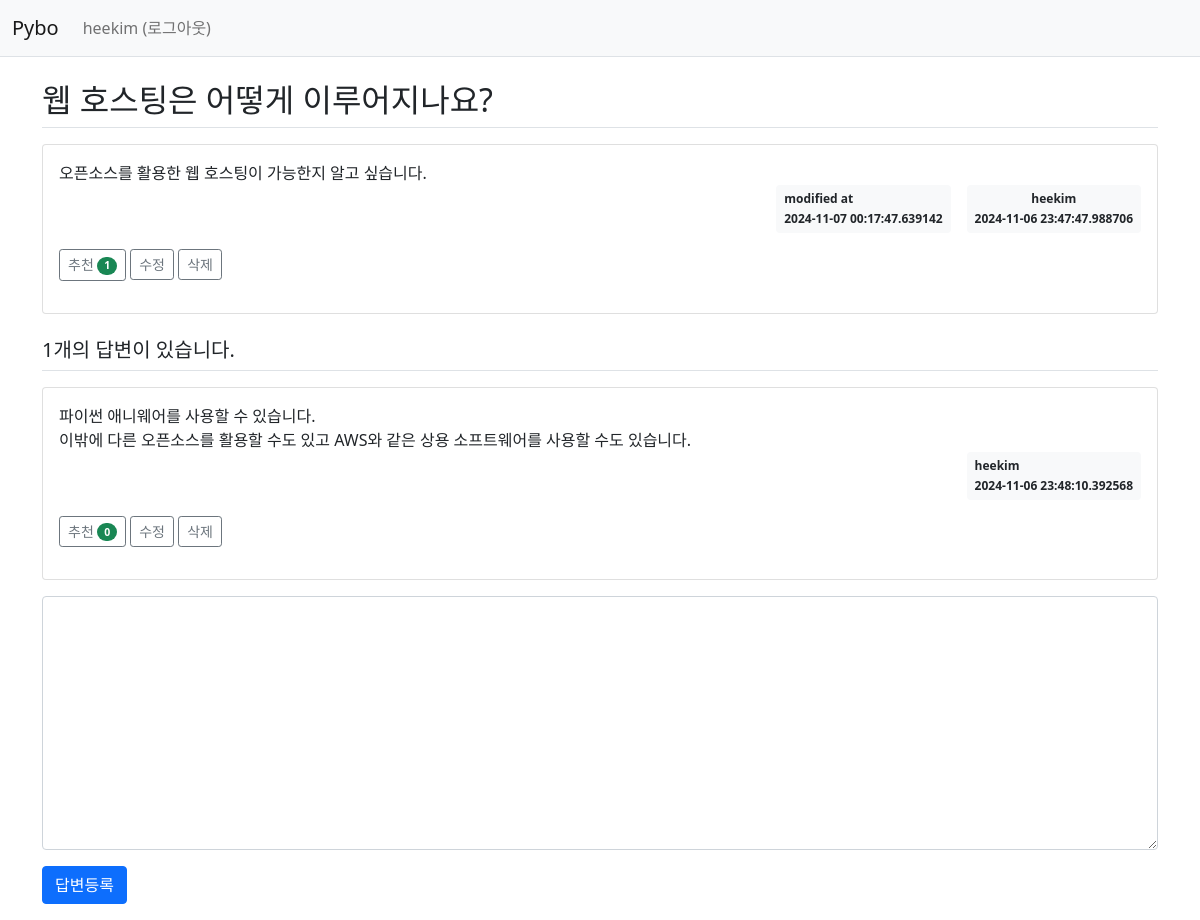
The app's page /question/detail/3/ (signed in) with its own data.
### pybo/models.py (models this page shows)
class User(db.Model):
    id = db.Column(db.Integer, primary_key=True)
    username = db.Column(db.String(150), unique=True, nullable=False)
    password = db.Column(db.String(200), nullable=False)
    email = db.Column(db.String(120), unique=True, nullable=False)

class Question(db.Model):
    id = db.Column(db.Integer, primary_key=True)
    subject = db.Column(db.String(200), nullable=False)
    content = db.Column(db.Text(), nullable=False)
    create_date = db.Column(db.DateTime(), nullable=False)
    user_id = db.Column(db.Integer, db.ForeignKey('user.id', ondelete='CASCADE'), nullable=False)
    user = db.relationship('User', backref=db.backref('question_set'))
    modify_date = db.Column(db.DateTime(), nullable=True)
    voter = db.relationship('User', secondary=question_voter, backref=db.backref('question_voter_set'))

class Answer(db.Model):
    id = db.Column(db.Integer, primary_key=True)
    question_id = db.Column(db.Integer, db.ForeignKey('question.id', ondelete='CASCADE'))
    question = db.relationship('Question', backref=db.backref('answer_set'))
    content = db.Column(db.Text(), nullable=False)
    create_date = db.Column(db.DateTime(), nullable=False)
    user_id = db.Column(db.Integer, db.ForeignKey('user.id', ondelete='CASCADE'), nullable=False)
    user = db.relationship('User', backref=db.backref('answer_set'))
    modify_date = db.Column(db.DateTime(), nullable=True)
    voter = db.relationship('User', secondary=answer_voter, backref=db.backref('answer_voter_set'))

### pybo/views/question_views.py (the view)
@bp.route('/detail/<int:question_id>/')
def detail(question_id):
    form = AnswerForm()
    question = Question.query.get_or_404(question_id)
    return render_template('question/question_detail.html', question=question, form=form)

### pybo/forms.py
class AnswerForm(FlaskForm):
    content = TextAreaField('내용', validators=[DataRequired('내용은 필수입력 항목입니다.')])

### pybo/views/auth_views.py (called while the page is built)
@bp.before_app_request
def load_logged_in_user():
    user_id = session.get('user_id')
    if user_id is None:
        g.user = None
    else:
        g.user = User.query.get(user_id)

### pybo/templates/question/question_detail.html (shortened to what this page needs)
{% extends 'base.html' %}
{% block content %}
<div class="container my-3">
    <h2 class="border-bottom py-2">{{ question.subject }}</h2>
    <div class="card my-3">
        <div class="card-body">
            <div class="card-text" style="white-space: pre-line;">{{ question.content }}</div>
            <div class="d-flex justify-content-end">
                    {% if question.modify_date %}
            <div class="badge bg-light text-dark p-2 text-start mx-3">
                <div class="mb-2">modified at</div>
                <div>{{ question.modify_date }}</div>
            </div>
            {% endif %}
                <div class="badge bg-light text-dark p-2">
                     <div class="mb-2">{{ question.user.username }}</div>
                     <div>{{ question.create_date}}</div>
                </div>
            </div>
            <div class="my-3">
                            <a href="javascript:void(0)" data-uri="{{ url_for('question.vote', question_id=question.id) }}"
               class="recommend btn btn-sm btn-outline-secondary"> 추천
                <span class="badge rounded-pill bg-success">{{ question.voter|length }}</span>
            </a>
            {% if g.user == question.user %}
            <a href="{{ url_for('question.modify', question_id=question.id) }}"
               class="btn btn-sm btn-outline-secondary">수정</a>
                <a href="javascript:void(0)" class="delete btn btn-sm btn-outline-secondary"
               data-uri="{{ url_for('question.delete', question_id=question.id) }}">삭제</a>
            {% endif %}
        </div>
        </div>
    </div>
    <h5 class="border-bottom my-3 py-2">{{ question.answer_set|length }}개의 답변이 있습니다.</h5>
    {% for answer in question.answer_set %}
    <div class="card my-3">
        <div class="card-body">
            <div class="card-text" style="white-space: pre-line;">{{ answer.content }}</div>
            <div class="d-flex justify-content-end">
                   <div class="badge bg-light text-dark p-2 text-start">
                <div class="mb-2">{{ answer.user.username }}</div>
                <div>{{ answer.create_date }}</div>
            </div>
        </div>
        <div class="my-3">
            <a href="javascript:void(0)" data-uri="{{ url_for('answer.vote', answer_id=answer.id) }}"
               class="recommend btn btn-sm btn-outline-secondary"> 추천
                <span class="badge rounded-pill bg-success">{{ answer.voter|length }}</span>
            </a>
            {% if g.user == answer.user %}
            <a href="{{ url_for('answer.modify', answer_id=answer.id) }}"
               class="btn btn-sm btn-outline-secondary">수정</a>
            <a href="#" class="delete btn btn-sm btn-outline-secondary "
               data-uri="{{ url_for('answer.delete', answer_id=answer.id) }}">삭제</a>
            {% endif %}
        </div>
        </div>
    </div>
    {% endfor %}
    <form action="{{ url_for('answer.create', question_id=question.id) }}" method="post" class="my-3">
        <div class="mb-3">
            <textarea {% if not g.user %}disabled{% endif %} name="content" id="content" class="form-control" rows="10"></textarea>
        </div>
        <input type="submit" value="답변등록" class="btn btn-primary">
    </form>
</div>
{% endblock %}

### pybo/templates/navbar.html (shortened to what this page needs)
<nav class="navbar navbar-expand-lg navbar-light bg-light border-bottom">
    <div class="container-fluid">
        <a class="navbar-brand" href="{{ url_for('main.index') }}">Pybo</a>
        <div class="collapse navbar-collapse" id="navbarSupportedContent">
            {% if g.user %}
            <ul class="navbar-nav">
                <li class="nav-item ">
                    <a class="nav-link" href="{{ url_for('auth.logout') }}">{{ g.user.username }} (로그아웃)</a>
                </li>
            </ul>
              {% endif %}
        </div>
    </div>
</nav>

### records on screen
User: user.username "heekim"
Question: subject "웹 호스팅은 어떻게 이루어지나요?", content "오픈소스를 활용한 웹 호스팅이 가능한지 알고 싶습니다.", modify_date "2024-11-07 00:17:47.639142", create_date "2024-11-06 23:47:47.988706"
Answer: content "파이썬 애니웨어를 사용할 수 있습니다. 이밖에 다른 오픈소스를 활용할 수도 있고 AWS와 같은 상용 소프트웨어를 사용할 수도 있습니다.", user.username "heekim", create_date "2024-11-06 23:48:10.392568", voter|length "0"

### other values on screen
{{ question.voter|length }} "1"
{{ question.answer_set|length }} "1"
